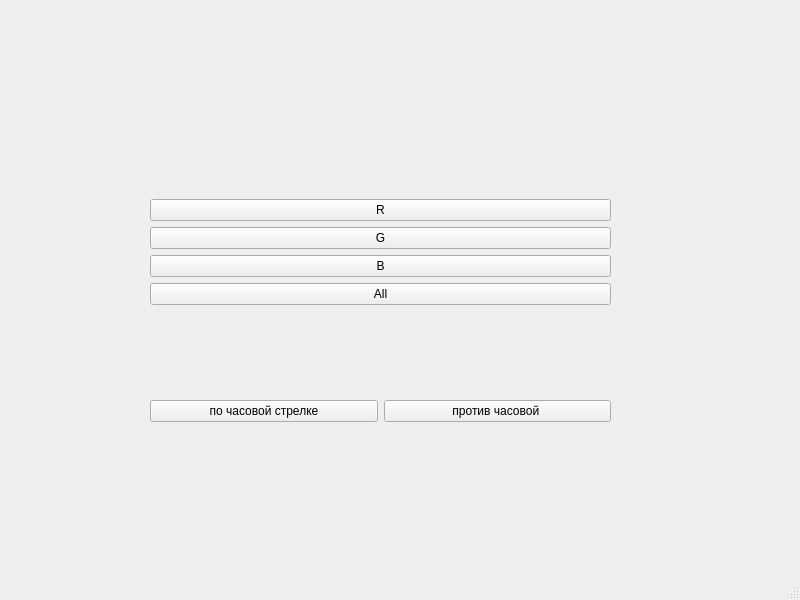
<?xml version="1.0" encoding="UTF-8"?>
<ui version="4.0">
 <class>MainWindow</class>
 <widget class="QMainWindow" name="MainWindow">
  <property name="geometry">
   <rect>
    <x>0</x>
    <y>0</y>
    <width>800</width>
    <height>600</height>
   </rect>
  </property>
  <property name="windowTitle">
   <string>MainWindow</string>
  </property>
  <widget class="QWidget" name="centralwidget">
   <widget class="QWidget" name="verticalLayoutWidget_2">
    <property name="geometry">
     <rect>
      <x>150</x>
      <y>110</y>
      <width>461</width>
      <height>401</height>
     </rect>
    </property>
    <layout class="QVBoxLayout" name="verticalLayout_4">
     <item>
      <layout class="QHBoxLayout" name="horizontalLayout_2">
       <item>
        <layout class="QVBoxLayout" name="verticalLayout">
         <item>
          <widget class="QPushButton" name="pushButton">
           <property name="text">
            <string>R</string>
           </property>
          </widget>
         </item>
         <item>
          <widget class="QPushButton" name="pushButton_2">
           <property name="text">
            <string>G</string>
           </property>
          </widget>
         </item>
         <item>
          <widget class="QPushButton" name="pushButton_4">
           <property name="text">
            <string>B</string>
           </property>
          </widget>
         </item>
         <item>
          <widget class="QPushButton" name="pushButton_3">
           <property name="text">
            <string>All</string>
           </property>
          </widget>
         </item>
        </layout>
       </item>
       <item>
        <layout class="QVBoxLayout" name="verticalLayout_3"/>
       </item>
      </layout>
     </item>
     <item>
      <layout class="QHBoxLayout" name="horizontalLayout">
       <item>
        <widget class="QPushButton" name="pushButton_5">
         <property name="text">
          <string>по часовой стрелке</string>
         </property>
        </widget>
       </item>
       <item>
        <widget class="QPushButton" name="pushButton_6">
         <property name="text">
          <string>против часовой </string>
         </property>
        </widget>
       </item>
      </layout>
     </item>
    </layout>
   </widget>
  </widget>
  <widget class="QMenuBar" name="menubar">
   <property name="geometry">
    <rect>
     <x>0</x>
     <y>0</y>
     <width>800</width>
     <height>21</height>
    </rect>
   </property>
  </widget>
  <widget class="QStatusBar" name="statusbar"/>
 </widget>
 <resources/>
 <connections/>
</ui>
